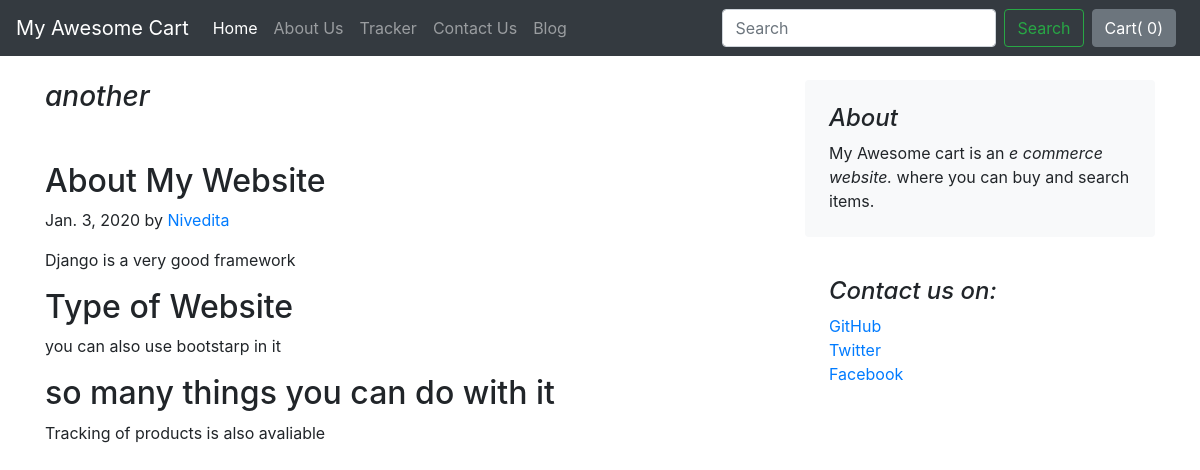
Screenshot of /blog/blogPost/3 with the database file from the repository.
### blog/models.py (models this page shows)
class Blogpost(models.Model):
    post_id=models.AutoField(primary_key=True)
    title=models.TextField(max_length=50)
    head0=models.CharField( max_length=500,default="")
    chead0=models.CharField( max_length=5000,default="")
    head1=models.CharField( max_length=500,default="")
    chead1=models.CharField( max_length=5000,default="")
    head2=models.CharField( max_length=500,default="")
    chead2=models.CharField( max_length=5000,default="")
    pub_Date=models.DateField()
    thumbnail=models.ImageField(upload_to="shop/images",default="")
    def __str__(self):
       return self.title

### blog/views.py (the view)
# urls.py: path("blogPost/<int:id>",views.blogpost,name="blogPost"),
def blogpost(request , id):
    post=Blogpost.objects.filter(post_id=id)[0]
    print(post)
    return render(request,'blog/blogpost.html',{'post':post})

### blog/templates/blog/blogpost.html (shortened to what this page needs)
{% extends 'blog/basic.html' %}
{% block body %}
<div class="container">
<div class="row mt-4">
    <div class="col-md-8 blog-main">
      <h3 class="pb-4 mb-4 font-italic ">
        {{post.title}}
      </h3>
      <div class="blog-post">
        <h2 class="blog-post-title">{{post.head0}}</h2>
        <p class="blog-post-meta">{{post.pub_Date}} by <a href="#">Nivedita</a></p>
        <p>{{post.chead0}}</p>
        <h2>{{post.head1}}</h2>
        <p>{{post.chead1}}</p>
          <h2>{{post.head2}}</h2>
        <p>{{post.chead2}}</p>
      </div>
    </div>
    <aside class="col-md-4 blog-sidebar">
      <div class="p-4 mb-3 bg-light rounded">
        <h4 class="font-italic">About</h4>
        <p class="mb-0">My Awesome cart is an  <em>e commerce website.</em> where you can buy and search items. </p>
  </div>
      <div class="p-4">
        <h4 class="font-italic">Contact us on: </h4>
        <ol class="list-unstyled">
          <li><a href="#">GitHub</a></li>
          <li><a href="#">Twitter</a></li>
          <li><a href="#">Facebook</a></li>
        </ol>
      </div>
    </aside>
  </div>
  </div>
{% endblock %}

### rows the page displays
Blogpost: title "another", head0 "About My Website", pub_Date "Jan. 3, 2020", chead0 "Django is a very good framework", head1 "Type of Website", chead1 "you can also use bootstarp in it", head2 "so many things you can do with it", chead2 "Tracking of products is also avaliable"
